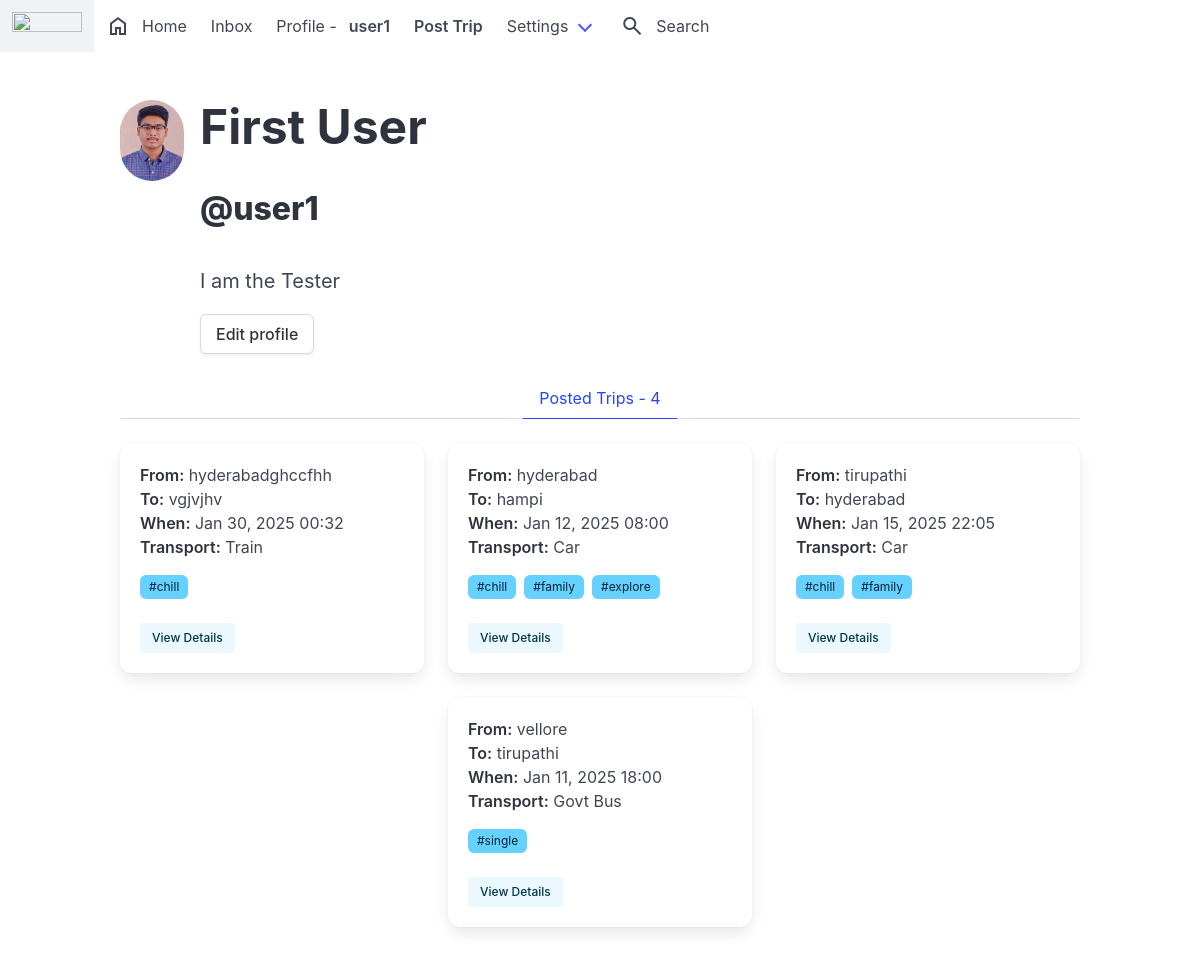
/user1/ (signed in), run on the app's committed database.
### authy/models.py (models this page shows, shortened)
class Profile(models.Model):
    user = models.OneToOneField(User, on_delete=models.CASCADE)
    first_name = models.CharField(max_length=50, null=True, blank=True)
    last_name = models.CharField(max_length=50, null=True, blank=True)
    location = models.CharField(max_length=50, null=True, blank=True)
    url = models.CharField(max_length=80, null=True, blank=True)
    profile_info = models.TextField(max_length=150, null=True, blank=True)
    created = models.DateField(auto_now_add=True)
    picture = models.ImageField(upload_to=user_directory_path, blank=True, null=True, verbose_name='Picture')

### post/models.py (models this page shows, shortened)
class Post(models.Model):
    id = models.UUIDField(primary_key=True, default=uuid.uuid4, editable=False)
    leaving_from = models.TextField(max_length=100, verbose_name='Leaving_from')
    going_to = models.TextField(max_length=100, verbose_name='Going_to')
    date_time = models.DateTimeField(verbose_name='Date_Time')
    transport_mode = models.TextField(max_length=50, verbose_name='Transport_mode')
    content = models.TextField(max_length=1500, verbose_name='content')
    tags = models.ManyToManyField(Tag, related_name='tags')
    posted = models.DateTimeField(auto_now_add=True)
    user = models.ForeignKey(User, on_delete=models.CASCADE)
    def get_absolute_url(self):
        return reverse('postdetails', args=[str(self.id)])

class Tag(models.Model):
    title = models.CharField(max_length=75, verbose_name='Tag')
    slug = models.SlugField(null=False, unique=True)
    class Meta:
        verbose_name = 'Tag'
        verbose_name_plural = 'Tags'
    def __str__(self):
        return self.title

### authy/views.py (the view)
# urls.py: path('<username>/', UserProfile, name='profile'),
def UserProfile(request, username):
	user = get_object_or_404(User, username=username)
	profile = Profile.objects.get(user=user)
	url_name = resolve(request.path).url_name
	if url_name == 'profile':
		posts = Post.objects.filter(user=user).order_by('-posted')
	else:
		posts = profile.favorites.all()
	posts_count = Post.objects.filter(user=user).count()
	paginator = Paginator(posts, 6)
	page_number = request.GET.get('page')
	posts_paginator = paginator.get_page(page_number)
	template = loader.get_template('profile.html')
	context = {
		'posts': posts_paginator,
		'profile':profile,
		'posts_count':posts_count,
		'url_name':url_name,
	}
	return HttpResponse(template.render(context, request))

### direct/views.py (called while the page is built)
def checkDirects(request):
    if request.user.is_authenticated:
        directs_count = Message.objects.filter(user=request.user, is_read=False).count()
        return {'directs_count': directs_count}
    return {'directs_count': 0}

### everythingvit/templates/profile.html (shortened to what this page needs)
{% extends 'base.html' %}
{% load static %}
{% block content %}
<article class="media">
  <div class="media-left">
    <figure class="image is-64x64">
      {% if profile.picture %}
        <img class="is-rounded" src="{{ profile.picture.url }}">
        {% else %}
        <img class="is-rounded" src="https://hds.hel.fi/images/foundation/visual-assets/placeholders/user-image-l@2x.png">
      {% endif %}
    </figure>
  </div>
  <div class="media-content">
    <div class="content">
      <h1 style="font-weight: bold;" class="title is-1">{% if profile.first_name %}{{ profile.first_name }} {{ profile.last_name }} {% endif %}</h1>
      <h2 class="subtitle is-3">@{{ profile.user }}</h2>
    </div>
    <div class="content">
      <p class="subtitle is-5">{% if profile.profile_info %}{{ profile.profile_info }}{% endif %}</p>
      {% if user.is_authenticated and user == profile.user %}
        <a href="{% url 'edit-profile' %}" class="button">Edit profile</a>
      {% endif %}
    </div>
  </div>
</article>
<div class="tabs is-centered">
  <ul>
    <li class="{% if url_name == 'profile' %}is-active{% endif %}">
      <a href="{% url 'profile' profile.user %}">Posted Trips - {{ posts_count }}</a>
    </li>
  </ul>
</div>
<div class="columns is-mobile is-multiline is-centered">
  {% for post in posts %}
    <div class="column is-one-third">
      <div class="box">
        <article class="media">
          <div class="media-content">
            <div class="content">
              <p>
                <strong>From:</strong> {{ post.leaving_from }}
                <br>
                <strong>To:</strong> {{ post.going_to }}
                <br>
                <strong>When:</strong> {{ post.date_time|date:"M d, Y H:i" }}
                <br>
                <strong>Transport:</strong> {{ post.transport_mode|title }}
              </p>
              <div class="tags">
                {% for tag in post.tags.all %}
                  <span class="tag is-info">
                    #{{ tag }}
                  </span>
                {% endfor %}
              </div>
              <a href="{{ post.get_absolute_url }}" class="button is-info is-light is-small">View Details</a>
            </div>
          </div>
        </article>
      </div>
    </div>
  {% empty %}
    <div class="column is-full">
      <h3 class="title is-3 has-text-centered">No trips posted yet!</h3>
    </div>
  {% endfor %}
</div>
{% endblock %}

### everythingvit/templates/base.html (shortened to what this page needs)
{% load static %}
<!DOCTYPE html>
<html>
  <head>
    <link rel="stylesheet" type="text/css" href="{% static 'css/bulma.min.css' %}">
  </head>
  <body>
    <nav class="navbar" role="navigation" aria-label="main navigation">
  <div class="navbar-brand">
    <a class="navbar-item" type="text/css" href="{% static 'https://bulma.io' %}">
      <img src="../static/img/logo.jpg" width="70" height="70" >
    </a>
  </div>
  <div id="navbarBasicExample" class="navbar-menu">
    <div class="navbar-start">
      <a href="{% url 'index' %}" class="navbar-item">
        <span class="material-symbols-outlined">home</span>
        Home
      </a>
      <a href="{% url 'inbox' %}" class="navbar-item">
        Inbox
      </a>
      <a href="{% url 'profile' request.user %}" class="navbar-item">
        Profile - <strong>{{ request.user }}</strong>
      </a>
      <a  href="{% url 'newpost' %}" class="navbar-item">
        <strong>Post Trip</strong>
      </a>
      <div class="navbar-item has-dropdown is-hoverable">
        <a class="navbar-link">
          Settings
        </a>
      </div>
      <a href="{% url 'search' %}" class="navbar-item">
        <span class="material-symbols-outlined">search</span>
        Search
    </a>
    </div>
  </div>
</nav>
  <section class="section">
    <div class="container">
      {% block content %}
      {% endblock %}
    </div>
  </section>
  </body>
</html>

### data on the page
Profile: picture (picture), first_name "First", last_name "User", user "user1", profile_info "I am the Tester"
Post: leaving_from "hyderabadghccfhh", going_to "vgjvjhv", date_time "Jan 30, 2025 00:32", transport_mode "Train"
Tag: title "chill"
Post: leaving_from "hyderabad", going_to "hampi", date_time "Jan 12, 2025 08:00", transport_mode "Car"
Tag: title "family"
Tag: title "explore"
Post: leaving_from "tirupathi", going_to "hyderabad", date_time "Jan 15, 2025 22:05", transport_mode "Car"
Post: leaving_from "vellore", going_to "tirupathi", date_time "Jan 11, 2025 18:00", transport_mode "Govt Bus"
Tag: title "single"

### other printed values
{{ request.user }} "user1"
{{ posts_count }} "4"
